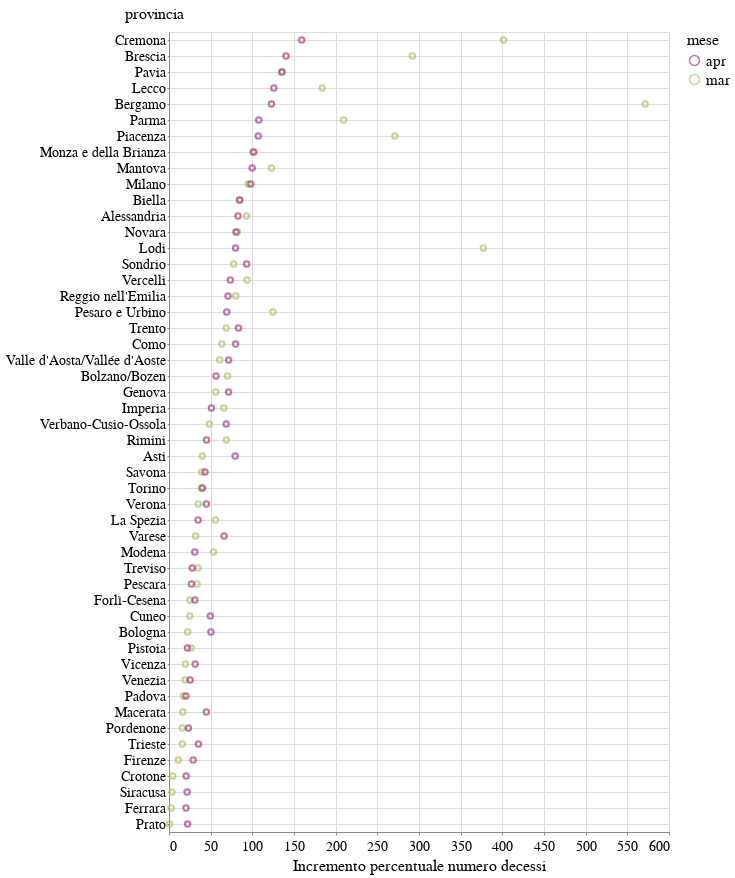

Write notebook code for a chart like this one.
### Code cell
alt.Chart(m).mark_point().encode(
    x = alt.X('value', title='Incremento percentuale numero decessi'),
    y = alt.Y('provincia', axis=alt.Axis(grid=True), sort='-x'),
    #row = alt.Row('provincia'),
    color = 'mese'
).properties(
    width = 500,
    height = 800
)

### Figure 1 — Vega-Lite specification as saved in the notebook (floating-point values rounded to 4 significant figures)
{"config": {"view": {"width": 600, "height": 400}, "background": "#ffffff", "title": {"anchor": "start", "font": "Source Sans Pro, Arial, sans", "fontColor": "#000000", "fontSize": 24, "fontWeight": "bold"}, "arc": {"fill": "#005DA9"}, "area": {"fill": "#005DA9"}, "line": {"stroke": "#005DA9", "strokeWidth": 4}, "path": {"stroke": "#005DA9"}, "rect": {"fill": "#005DA9"}, "shape": {"stroke": "#005DA9"}, "bar": {"fill": "#005DA9"}, "point": {"stroke": "#005DA9"}, "symbol": {"fill": "#005DA9", "size": 60}, "axis": {"titleFont": "Source Sans Pro, sans", "titleFontSize": 16, "titleFontWeight": "normal", "labelFont": "Source Sans Pro, sans", "labelFontSize": 14, "labelFontWeight": "normal"}, "axisX": {"labelAngle": 0, "labelPadding": 4, "tickSize": 3}, "axisY": {"labelBaseline": "middle", "maxExtent": 45, "minExtent": 45, "tickSize": 2, "titleAlign": "left", "titleAngle": 0, "titleX": -45, "titleY": -11}, "headerFacet": {"titleFontSize": 16, "labelFontSize": 14}, "headerRow": {"titleFontSize": 16, "labelFontSize": 14}, "headerColumn": {"titleFontSize": 16, "labelFontSize": 14}, "legend": {"titleFont": "Source Sans Pro, sans", "titleFontSize": 16, "titleFontWeight": "normal", "symbolType": "circle", "labelFont": "Source Sans Pro, sans", "labelFontSize": 15}, "range": {"category": ["#AB377A", "#AEC067", "#9BC3B7", "#928285", "#F07F3C", "#FFE054", "#E30034", "#005DA9", "#644F54", "#5EA290", "#769F3B", "#812161", "#E36319", "#F5C631"]}}, "data": {"name": "data-13d020ff0e48995e3273bf6498dbbaf0"}, "mark": "point", "encoding": {"color": {"type": "nominal", "field": "mese"}, "x": {"type": "quantitative", "field": "value", "title": "Incremento percentuale numero decessi"}, "y": {"type": "nominal", "axis": {"grid": true}, "field": "provincia", "sort": "-x"}}, "height": 800, "width": 500, "$schema": "https://vega.github.io/schema/vega-lite/v4.0.2.json", "datasets": {"data-13d020ff0e48995e3273bf6498dbbaf0": [{"provincia": "Cremona", "variable": "mar_incr", "value": 401.3, "mese": "mar"}, {"provincia": "Brescia", "variable": "mar_incr", "value": 292.0, "mese": "mar"}, {"provincia": "Pavia", "variable": "mar_incr", "value": 135.8, "mese": "mar"}, {"provincia": "Lecco", "variable": "mar_incr", "value": 183.9, "mese": "mar"}, {"provincia": "Bergamo", "variable": "mar_incr", "value": 571.3, "mese": "mar"}, {"provincia": "Parma", "variable": "mar_incr", "value": 209.5, "mese": "mar"}, {"provincia": "Piacenza", "variable": "mar_incr", "value": 271.1, "mese": "mar"}, {"provincia": "Monza e della Brianza", "variable": "mar_incr", "value": 100.6, "mese": "mar"}, {"provincia": "Mantova", "variable": "mar_incr", "value": 122.9, "mese": "mar"}, {"provincia": "Milano", "variable": "mar_incr", "value": 94.9, "mese": "mar"}, {"provincia": "Sondrio", "variable": "mar_incr", "value": 77.56, "mese": "mar"}, {"provincia": "Biella", "variable": "mar_incr", "value": 85.2, "mese": "mar"}, {"provincia": "Trento", "variable": "mar_incr", "value": 68.79, "mese": "mar"}, {"provincia": "Alessandria", "variable": "mar_incr", "value": 93.06, "mese": "mar"}, {"provincia": "Novara", "variable": "mar_incr", "value": 82.06, "mese": "mar"}, {"provincia": "Como", "variable": "mar_incr", "value": 63.37, "mese": "mar"}, {"provincia": "Lodi", "variable": "mar_incr", "value": 377.1, "mese": "mar"}, {"provincia": "Asti", "variable": "mar_incr", "value": 40.04, "mese": "mar"}, {"provincia": "Vercelli", "variable": "mar_incr", "value": 93.52, "mese": "mar"}, {"provincia": "Valle d'Aosta/Vallée d'Aoste", "variable": "mar_incr", "value": 60.95, "mese": "mar"}, {"provincia": "Genova", "variable": "mar_incr", "value": 56.11, "mese": "mar"}, {"provincia": "Reggio nell'Emilia", "variable": "mar_incr", "value": 80.11, "mese": "mar"}, {"provincia": "Pesaro e Urbino", "variable": "mar_incr", "value": 124.8, "mese": "mar"}, {"provincia": "Verbano-Cusio-Ossola", "variable": "mar_incr", "value": 48.43, "mese": "mar"}, {"provincia": "Varese", "variable": "mar_incr", "value": 31.98, "mese": "mar"}, {"provincia": "Bolzano/Bozen", "variable": "mar_incr", "value": 70.26, "mese": "mar"}, {"provincia": "Imperia", "variable": "mar_incr", "value": 65.79, "mese": "mar"}, {"provincia": "Bologna", "variable": "mar_incr", "value": 22.44, "mese": "mar"}, {"provincia": "Cuneo", "variable": "mar_incr", "value": 24.88, "mese": "mar"}, {"provincia": "Rimini", "variable": "mar_incr", "value": 68.88, "mese": "mar"}, {"provincia": "Verona", "variable": "mar_incr", "value": 35.22, "mese": "mar"}, {"provincia": "Macerata", "variable": "mar_incr", "value": 16.54, "mese": "mar"}, {"provincia": "Savona", "variable": "mar_incr", "value": 39.31, "mese": "mar"}, {"provincia": "Torino", "variable": "mar_incr", "value": 38.68, "mese": "mar"}, {"provincia": "Trieste", "variable": "mar_incr", "value": 15.93, "mese": "mar"}, {"provincia": "La Spezia", "variable": "mar_incr", "value": 55.61, "mese": "mar"}, {"provincia": "Vicenza", "variable": "mar_incr", "value": 19.6, "mese": "mar"}, {"provincia": "Forlì-Cesena", "variable": "mar_incr", "value": 25.13, "mese": "mar"}, {"provincia": "Modena", "variable": "mar_incr", "value": 53.41, "mese": "mar"}, {"provincia": "Firenze", "variable": "mar_incr", "value": 11.26, "mese": "mar"}, {"provincia": "Treviso", "variable": "mar_incr", "value": 34.77, "mese": "mar"}, {"provincia": "Pescara", "variable": "mar_incr", "value": 33.76, "mese": "mar"}, {"provincia": "Venezia", "variable": "mar_incr", "value": 19.41, "mese": "mar"}, {"provincia": "Pordenone", "variable": "mar_incr", "value": 15.95, "mese": "mar"}, {"provincia": "Prato", "variable": "mar_incr", "value": 0.6346, "mese": "mar"}, {"provincia": "Pistoia", "variable": "mar_incr", "value": 26.39, "mese": "mar"}, {"provincia": "Siracusa", "variable": "mar_incr", "value": 3.684, "mese": "mar"}, {"provincia": "Crotone", "variable": "mar_incr", "value": 4.566, "mese": "mar"}, {"provincia": "Ferrara", "variable": "mar_incr", "value": 2.518, "mese": "mar"}, {"provincia": "Padova", "variable": "mar_incr", "value": 17.26, "mese": "mar"}, {"provincia": "Cremona", "variable": "apr_incr", "value": 159.2, "mese": "apr"}, {"provincia": "Brescia", "variable": "apr_incr", "value": 140.4, "mese": "apr"}, {"provincia": "Pavia", "variable": "apr_incr", "value": 135.4, "mese": "apr"}, {"provincia": "Lecco", "variable": "apr_incr", "value": 125.7, "mese": "apr"}, {"provincia": "Bergamo", "variable": "apr_incr", "value": 122.9, "mese": "apr"}, {"provincia": "Parma", "variable": "apr_incr", "value": 107.6, "mese": "apr"}, {"provincia": "Piacenza", "variable": "apr_incr", "value": 107.1, "mese": "apr"}, {"provincia": "Monza e della Brianza", "variable": "apr_incr", "value": 101.7, "mese": "apr"}, {"provincia": "Mantova", "variable": "apr_incr", "value": 99.78, "mese": "apr"}, {"provincia": "Milano", "variable": "apr_incr", "value": 98.08, "mese": "apr"}, {"provincia": "Sondrio", "variable": "apr_incr", "value": 93.18, "mese": "apr"}, {"provincia": "Biella", "variable": "apr_incr", "value": 84.51, "mese": "apr"}, {"provincia": "Trento", "variable": "apr_incr", "value": 83.37, "mese": "apr"}, {"provincia": "Alessandria", "variable": "apr_incr", "value": 82.78, "mese": "apr"}, {"provincia": "Novara", "variable": "apr_incr", "value": 80.33, "mese": "apr"}, {"provincia": "Como", "variable": "apr_incr", "value": 79.98, "mese": "apr"}, {"provincia": "Lodi", "variable": "apr_incr", "value": 79.87, "mese": "apr"}, {"provincia": "Asti", "variable": "apr_incr", "value": 79.37, "mese": "apr"}, {"provincia": "Vercelli", "variable": "apr_incr", "value": 73.58, "mese": "apr"}, {"provincia": "Valle d'Aosta/Vallée d'Aoste", "variable": "apr_incr", "value": 71.53, "mese": "apr"}, {"provincia": "Genova", "variable": "apr_incr", "value": 71.48, "mese": "apr"}, {"provincia": "Reggio nell'Emilia", "variable": "apr_incr", "value": 70.74, "mese": "apr"}, {"provincia": "Pesaro e Urbino", "variable": "apr_incr", "value": 69.26, "mese": "apr"}, {"provincia": "Verbano-Cusio-Ossola", "variable": "apr_incr", "value": 68.67, "mese": "apr"}, {"provincia": "Varese", "variable": "apr_incr", "value": 66.1, "mese": "apr"}, {"provincia": "Bolzano/Bozen", "variable": "apr_incr", "value": 56.43, "mese": "apr"}, {"provincia": "Imperia", "variable": "apr_incr", "value": 50.9, "mese": "apr"}, {"provincia": "Bologna", "variable": "apr_incr", "value": 50.26, "mese": "apr"}, {"provincia": "Cuneo", "variable": "apr_incr", "value": 49.62, "mese": "apr"}, {"provincia": "Rimini", "variable": "apr_incr", "value": 45.05, "mese": "apr"}, {"provincia": "Verona", "variable": "apr_incr", "value": 44.91, "mese": "apr"}, {"provincia": "Macerata", "variable": "apr_incr", "value": 44.81, "mese": "apr"}, {"provincia": "Savona", "variable": "apr_incr", "value": 43.18, "mese": "apr"}, {"provincia": "Torino", "variable": "apr_incr", "value": 40.16, "mese": "apr"}, {"provincia": "Trieste", "variable": "apr_incr", "value": 35.29, "mese": "apr"}, {"provincia": "La Spezia", "variable": "apr_incr", "value": 34.93, "mese": "apr"}, {"provincia": "Vicenza", "variable": "apr_incr", "value": 31.41, "mese": "apr"}, {"provincia": "Forlì-Cesena", "variable": "apr_incr", "value": 31.1, "mese": "apr"}, {"provincia": "Modena", "variable": "apr_incr", "value": 30.91, "mese": "apr"}, {"provincia": "Firenze", "variable": "apr_incr", "value": 29.07, "mese": "apr"}, {"provincia": "Treviso", "variable": "apr_incr", "value": 27.94, "mese": "apr"}, {"provincia": "Pescara", "variable": "apr_incr", "value": 26.87, "mese": "apr"}, {"provincia": "Venezia", "variable": "apr_incr", "value": 25.39, "mese": "apr"}, {"provincia": "Pordenone", "variable": "apr_incr", "value": 23.29, "mese": "apr"}, {"provincia": "Prato", "variable": "apr_incr", "value": 22.38, "mese": "apr"}, {"provincia": "Pistoia", "variable": "apr_incr", "value": 22.1, "mese": "apr"}, {"provincia": "Siracusa", "variable": "apr_incr", "value": 21.76, "mese": "apr"}, {"provincia": "Crotone", "variable": "apr_incr", "value": 20.57, "mese": "apr"}, {"provincia": "Ferrara", "variable": "apr_incr", "value": 20.35, "mese": "apr"}, {"provincia": "Padova", "variable": "apr_incr", "value": 20.32, "mese": "apr"}]}}
